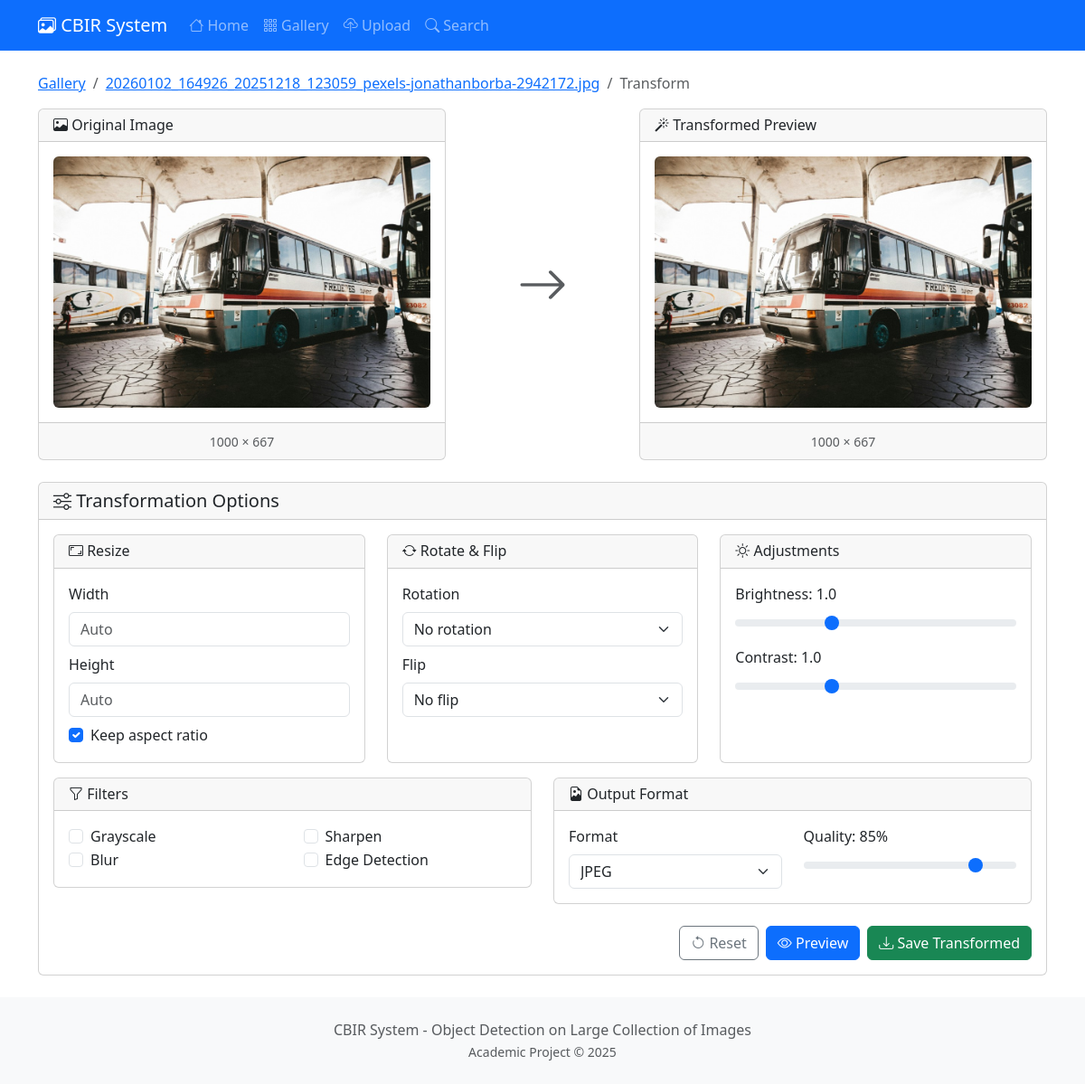
The page /image/69/transform/ on the database its author committed.
### core/models.py (models this page shows, shortened)
class Image(models.Model):
    file = models.ImageField(upload_to=image_upload_path)
    filename = models.CharField(max_length=255)
    category = models.CharField(max_length=100, null=True, blank=True)
    uploaded_at = models.DateTimeField(auto_now_add=True)
    width = models.IntegerField(default=0)
    height = models.IntegerField(default=0)
    file_size = models.IntegerField(default=0)  # in bytes
    features_extracted = models.BooleanField(default=False)
    feature_vector = models.BinaryField(null=True, blank=True)  # Serialized numpy array
    class Meta:
        ordering = ['-uploaded_at']
    @property
    def image(self):
        return self.file
    @property
    def original_filename(self):
        return self.filename

### core/views.py (the view, shortened to what this page needs)
# urls.py: path('image/<int:pk>/transform/', views.TransformView.as_view(), name='transform'),
class TransformView(View):
    template_name = 'core/transform.html'
    def get(self, request, pk):
        image = get_object_or_404(Image, pk=pk)
        form = TransformForm()
        return render(request, self.template_name, {
            'image': image,
            'form': form
        })

### templates/core/transform.html (shortened to what this page needs)
{% extends 'core/base.html' %}
{% block content %}
<nav aria-label="breadcrumb" class="mb-3">
    <ol class="breadcrumb">
        <li class="breadcrumb-item"><a href="{% url 'core:gallery' %}">Gallery</a></li>
        <li class="breadcrumb-item"><a href="{% url 'core:image_detail' image.id %}">{{ image.original_filename }}</a></li>
        <li class="breadcrumb-item active">Transform</li>
    </ol>
</nav>
<div class="row">
    <div class="col-md-5">
        <div class="card">
            <div class="card-header">
                <h6 class="mb-0"><i class="bi bi-image"></i> Original Image</h6>
            </div>
            <div class="card-body text-center">
                <img src="{{ image.image.url }}" class="img-fluid rounded" id="originalImage" alt="Original">
            </div>
            <div class="card-footer text-center">
                <small class="text-muted">{{ image.width }} × {{ image.height }}</small>
            </div>
        </div>
    </div>
    <div class="col-md-2 d-flex align-items-center justify-content-center">
        <i class="bi bi-arrow-right display-4 text-muted"></i>
    </div>
    <div class="col-md-5">
        <div class="card">
            <div class="card-header">
                <h6 class="mb-0"><i class="bi bi-magic"></i> Transformed Preview</h6>
            </div>
            <div class="card-body text-center">
                <img src="{{ image.image.url }}" class="img-fluid rounded" id="previewImage" alt="Preview">
            </div>
            <div class="card-footer text-center">
                <small class="text-muted" id="previewDimensions">{{ image.width }} × {{ image.height }}</small>
            </div>
        </div>
    </div>
</div>
<div class="card mt-4">
    <div class="card-header">
        <h5 class="mb-0"><i class="bi bi-sliders"></i> Transformation Options</h5>
    </div>
    <div class="card-body">
        <form method="post" id="transformForm">
            <div class="row">
                <div class="col-md-4">
                    <div class="card h-100">
                        <div class="card-header">
                            <h6 class="mb-0"><i class="bi bi-aspect-ratio"></i> Resize</h6>
                        </div>
                        <div class="card-body">
                            <div class="mb-2">
                                <label class="form-label">Width</label>
                                <input type="number" name="resize_width" class="form-control" placeholder="Auto" min="1" max="4096">
                            </div>
                            <div class="mb-2">
                                <label class="form-label">Height</label>
                                <input type="number" name="resize_height" class="form-control" placeholder="Auto" min="1" max="4096">
                            </div>
                            <div class="form-check">
                                <input type="checkbox" name="keep_aspect" class="form-check-input" id="keepAspect" checked>
                                <label class="form-check-label" for="keepAspect">Keep aspect ratio</label>
                            </div>
                        </div>
                    </div>
                </div>
                <div class="col-md-4">
                    <div class="card h-100">
                        <div class="card-header">
                            <h6 class="mb-0"><i class="bi bi-arrow-repeat"></i> Rotate & Flip</h6>
                        </div>
                        <div class="card-body">
                            <div class="mb-2">
                                <label class="form-label">Rotation</label>
                                <select name="rotation" class="form-select">
                                    <option value="0">No rotation</option>
                                </select>
                            </div>
                            <div class="mb-2">
                                <label class="form-label">Flip</label>
                                <select name="flip" class="form-select">
                                    <option value="">No flip</option>
                                </select>
                            </div>
                        </div>
                    </div>
                </div>
                <div class="col-md-4">
                    <div class="card h-100">
                        <div class="card-header">
                            <h6 class="mb-0"><i class="bi bi-brightness-high"></i> Adjustments</h6>
                        </div>
                        <div class="card-body">
                            <div class="mb-2">
                                <label class="form-label">Brightness: <span id="brightnessVal">1.0</span></label>
                                <input type="range" name="brightness" class="form-range" min="0.5" max="2" step="0.1" value="1" id="brightness">
                            </div>
                            <div class="mb-2">
                                <label class="form-label">Contrast: <span id="contrastVal">1.0</span></label>
                                <input type="range" name="contrast" class="form-range" min="0.5" max="2" step="0.1" value="1" id="contrast">
                            </div>
                        </div>
                    </div>
                </div>
            </div>
            <div class="row mt-3">
                <div class="col-md-6">
                    <div class="card">
                        <div class="card-header">
                            <h6 class="mb-0"><i class="bi bi-funnel"></i> Filters</h6>
                        </div>
                        <div class="card-body">
                            <div class="row">
                                <div class="col-6">
                                    <div class="form-check">
                                        <input type="checkbox" name="grayscale" class="form-check-input" id="grayscale">
                                        <label class="form-check-label" for="grayscale">Grayscale</label>
                                    </div>
                                    <div class="form-check">
                                        <input type="checkbox" name="blur" class="form-check-input" id="blur">
                                        <label class="form-check-label" for="blur">Blur</label>
                                    </div>
                                </div>
                                <div class="col-6">
                                    <div class="form-check">
                                        <input type="checkbox" name="sharpen" class="form-check-input" id="sharpen">
                                        <label class="form-check-label" for="sharpen">Sharpen</label>
                                    </div>
                                    <div class="form-check">
                                        <input type="checkbox" name="edge_detect" class="form-check-input" id="edgeDetect">
                                        <label class="form-check-label" for="edgeDetect">Edge Detection</label>
                                    </div>
                                </div>
                            </div>
                        </div>
                    </div>
                </div>
                <div class="col-md-6">
                    <div class="card">
                        <div class="card-header">
                            <h6 class="mb-0"><i class="bi bi-file-earmark-image"></i> Output Format</h6>
                        </div>
                        <div class="card-body">
                            <div class="row">
                                <div class="col-6">
                                    <label class="form-label">Format</label>
                                    <select name="output_format" class="form-select">
                                        <option value="jpeg">JPEG</option>
                                    </select>
                                </div>
                                <div class="col-6">
                                    <label class="form-label">Quality: <span id="qualityVal">85</span>%</label>
                                    <input type="range" name="quality" class="form-range" min="10" max="100" step="5" value="85" id="quality">
                                </div>
                            </div>
                        </div>
                    </div>
                </div>
            </div>
            <div class="mt-4 d-flex gap-2 justify-content-end">
                <button type="button" class="btn btn-outline-secondary" onclick="resetForm()">
                    <i class="bi bi-arrow-counterclockwise"></i> Reset
                </button>
                <button type="submit" class="btn btn-primary" name="action" value="preview">
                    <i class="bi bi-eye"></i> Preview
                </button>
                <button type="submit" class="btn btn-success" name="action" value="save">
                    <i class="bi bi-download"></i> Save Transformed
                </button>
            </div>
        </form>
    </div>
</div>
{% endblock %}

### static/css/style.css (style rules this page uses)
body { min-height: 100vh; display: flex; flex-direction: column; }
#previewImage { max-height: 400px; object-fit: contain; }
#originalImage { max-height: 400px; object-fit: contain; }

### rows shown on the page
Image: original_filename "20260102_164926_20251218_123059_pexels-jonathanborba-2942172.jpg", image (picture), width "1000", height "667"
